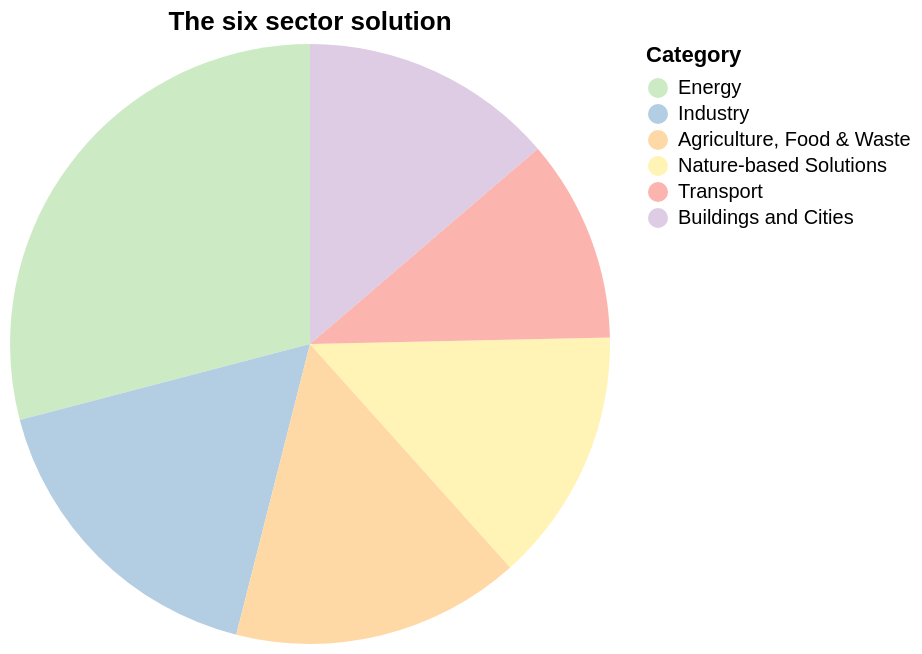

Express this chart as Vega-Lite.
### Vega-Lite specification from a JSON file in a GitHub repository (floating-point values rounded to 4 significant figures)
{"$schema": "https://vega.github.io/schema/vega-lite/v5.json", "title": "The six sector solution", "description": "The six sector solution", "data": {"values": [{"Category": "Energy", "Green House Gas in Gigatonnes": 12.5}, {"Category": "Industry", "Green House Gas in Gigatonnes": 7.3}, {"Category": "Agriculture, Food & Waste", "Green House Gas in Gigatonnes": 6.7}, {"Category": "Nature-based Solutions", "Green House Gas in Gigatonnes": 5.9}, {"Category": "Transport", "Green House Gas in Gigatonnes": 4.7}, {"Category": "Buildings and Cities", "Green House Gas in Gigatonnes": 5.9}]}, "mark": "arc", "encoding": {"theta": {"field": "Green House Gas in Gigatonnes", "type": "quantitative"}, "tooltip": [{"field": "Category", "type": "nominal"}, {"field": "Green House Gas in Gigatonnes", "type": "quantitative"}], "color": {"field": "Category", "type": "nominal", "scale": {"domain": ["Energy", "Industry", "Agriculture, Food & Waste", "Nature-based Solutions", "Transport", "Buildings and Cities"], "range": ["#ccebc5", "#b3cde3", "#fed9a6", "#fff3b5", "#fbb4ae", "#decbe4"]}}}}
